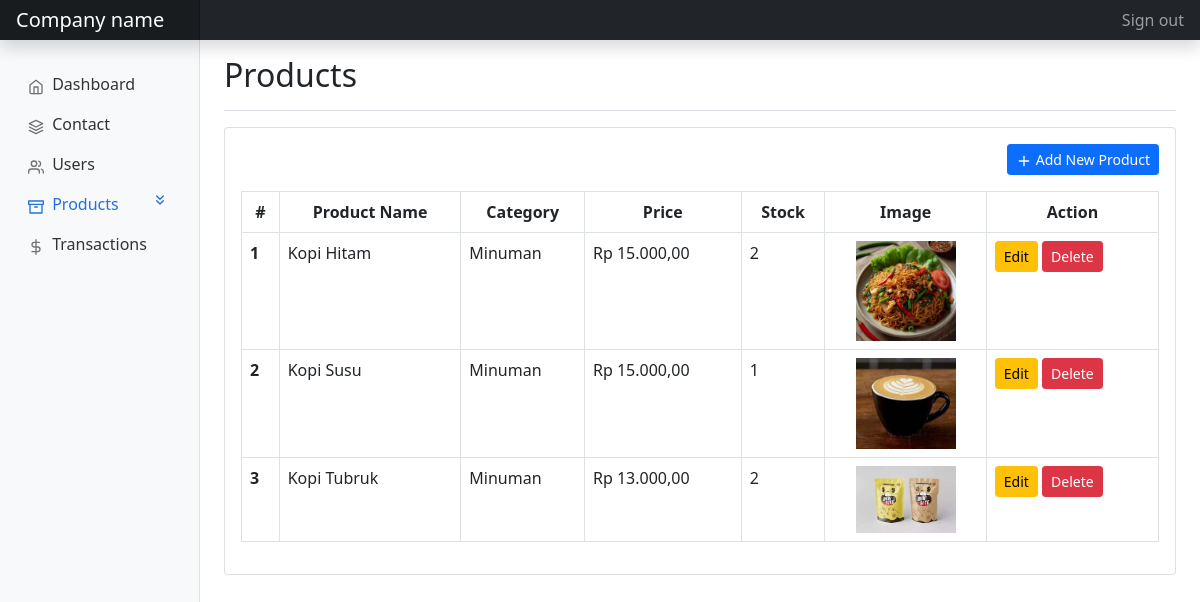
/index.php?page=product (signed in), run on the app's committed database.
### tables this page shows
CREATE TABLE `tb_product` (
  `id` int(11) NOT NULL,
  `name` varchar(100) NOT NULL,
  `category` varchar(25) NOT NULL,
  `price` double NOT NULL,
  `stock` int(11) NOT NULL,
  `image_path` varchar(100) NOT NULL
);

### query/query_product_list.php (called while the page is built)
<?php
include "database.php";
$query = "SELECT * FROM tb_product";
$products = mysqli_query($conn, $query);
?>

### products-list.php (the view, shortened to what this page needs)
<?php
include 'query/query_product_list.php';
?>
<div
    class="d-flex justify-content-between flex-wrap flex-md-nowrap align-items-center pt-3 pb-2 mb-3 border-bottom">
    <h1 class="h2">Products</h1>
</div>
<div>
    <div class="card">
        <div class="card-body">
            <a href="index.php?page=add-product" class="btn btn-sm btn-primary float-end mb-3"> <span data-feather="plus"></span> Add New Product</a>
            <table class="table table-bordered">
                <thead class="text-center">
                    <tr>
                        <th scope="col">#</th>
                        <th scope="col">Product Name</th>
                        <th scope="col">Category</th>
                        <th scope="col">Price</th>
                        <th scope="col">Stock</th>
                        <th scope="col">Image</th>
                        <th scope="col">Action</th>
                    </tr>
                </thead>
                <tbody>
                    <?php
                    if (mysqli_num_rows($products) > 0) {
                        $no = 1; while ($product = mysqli_fetch_array($products)) {
                    ?>
                        <tr>
                            <th scope="row"><?= $no ?></th>
                            <td><?= $product['name'] ?></td>
                            <td><?= $product['category'] ?></td>
                            <td>Rp <?= number_format($product['price'],2,",",".") ?></td>
                            <td><?= $product['stock'] ?></td>
                            <td class="text-center"><img src="<?= $product['image_path'] ?>" alt="<?= $product['name'] ?>" style="width: 100px;"></td>
                            <td>
                                <a href="index.php?page=edit-product&id=<?= $product['id'] ?>"class="btn btn-sm btn-warning">Edit</a>
                                <a href="query/query_product_delete.php?id=<?= $product['id'] ?>" class="btn btn-sm btn-danger" onclick="return confirm('Apakah anda yakin ingin menghapus data produk pada baris ke-<?= $no ?>?')">Delete</a>
                            </td>
                        </tr>
                    <?php
                        $no++; }
                    } else {
                    ?>
                        <tr>
                            <td colspan="5" class="text-center">Data tidak ditemukan</td>
                        </tr>
                    <?php
                    }
                    ?>
                </tbody>
        </div>
    </div>
</div>

### index.php (shortened to what this page needs)
<!DOCTYPE html>
<html lang="en">
    <head>
        <link rel="stylesheet" href="assets/css/style.css" type="text/css">
        <link rel="stylesheet" href="assets/bootstrap/css/bootstrap.min.css">
    </head>
    <body>
        <header class="navbar navbar-dark sticky-top bg-dark flex-md-nowrap p-0 shadow">
            <a class="navbar-brand col-md-3 col-lg-2 me-0 px-3" href="#">Company name</a>
            <div class="navbar-nav">
                <div class="nav-item text-nowrap">
                    <a class="nav-link px-3" href="logout.php">Sign out</a>
                </div>
            </div>
        </header>
        <div class="container-fluid">
            <div class="row">
                <nav id="sidebarMenu" class="col-md-3 col-lg-2 d-md-block bg-light sidebar collapse">
                    <div class="position-sticky pt-3">
                        <ul class="nav flex-column" id="nav_accordion">
                            <li class="nav-item">
                                <a class="nav-link <?php if(!isset($_GET['page']) || $_GET['page'] == 'home'){echo 'active';} ?>" href="index.php?page=home">
                                    <span data-feather="home"></span>
                                    Dashboard
                                </a>
                            </li>
                            <li class="nav-item">
                                <a class="nav-link <?php if(isset($_GET['page']) && $_GET['page'] == 'contact'){echo 'active';} ?>" href="index.php?page=contact">
                                    <span data-feather="layers"></span>
                                    Contact
                                </a>
                            </li>
                            <li class="nav-item">
                                <a class="nav-link <?php if(isset($_GET['page']) && $_GET['page'] == 'user'){echo 'active';} ?>" href="index.php?page=user">
                                    <span data-feather="users"></span>
                                    Users
                                </a>
                            </li>
                            <li class="nav-item has-submenu">
                                <a class="nav-link <?php if((isset($_GET['page'])) && ($_GET['page'] == 'product' || $_GET['page'] == 'add-product' || $_GET['page'] == 'edit-product')){echo 'active';} ?>" href="#"><span data-feather="archive"></span> Products <span class="float-end" data-feather="chevrons-down"></span></a>
                            </li>
                            <li class="nav-item">
                                <a class="nav-link <?php if(isset($_GET['page']) && $_GET['page'] == 'transaction'){echo 'active';} ?>" href="index.php?page=transaction">
                                    <span data-feather="dollar-sign"></span>
                                    Transactions
                                </a>
                            </li>
                        </ul>
                    </div>
                </nav>
            </div>
        </div>
        <main class="col-md-9 ms-sm-auto col-lg-10 px-md-4">
        <?php
            if(isset($_GET['page'])){
                $page = $_GET['page'];
                switch ($page) {
                    case 'product';
                    include "products-list.php";
                    break;
                }
            }
            else{
                include "home.php";
            }
        ?>
        </main>
    </body>
</html>

### assets/css/style.css (style rules this page uses)
body { font-size: .875rem; }
.feather { width: 16px; height: 16px; vertical-align: text-bottom; }
.sidebar { position: fixed; top: 0; bottom: 0; left: 0; z-index: 100; padding: 48px 0 0; box-shadow: inset -1px 0 0 rgba(0, 0, 0, .1); }
.sidebar .nav-link { font-weight: 500; color: #333; }
.sidebar .nav-link .feather { margin-right: 4px; color: #727272; }
.sidebar .nav-link.active { color: #2470dc; }
.sidebar .nav-link:hover .feather, .sidebar .nav-link.active .feather { color: inherit; }
.navbar-brand { padding-top: .75rem; padding-bottom: .75rem; font-size: 1rem; background-color: rgba(0, 0, 0, .25); box-shadow: inset -1px 0 0 rgba(0, 0, 0, .25); }

### data on the page
tb_product: name "Kopi Hitam", category "Minuman", price "15.000,00", stock "2", image_path (picture)
tb_product: name "Kopi Susu", category "Minuman", price "15.000,00", stock "1", image_path (picture)
tb_product: name "Kopi Tubruk", category "Minuman", price "13.000,00", stock "2", image_path (picture)
